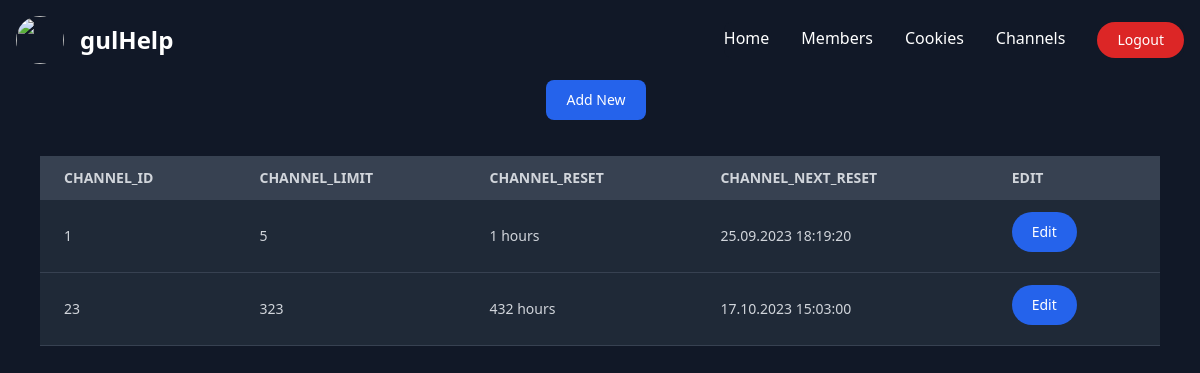
The app's page /channels/ (signed in), older data.
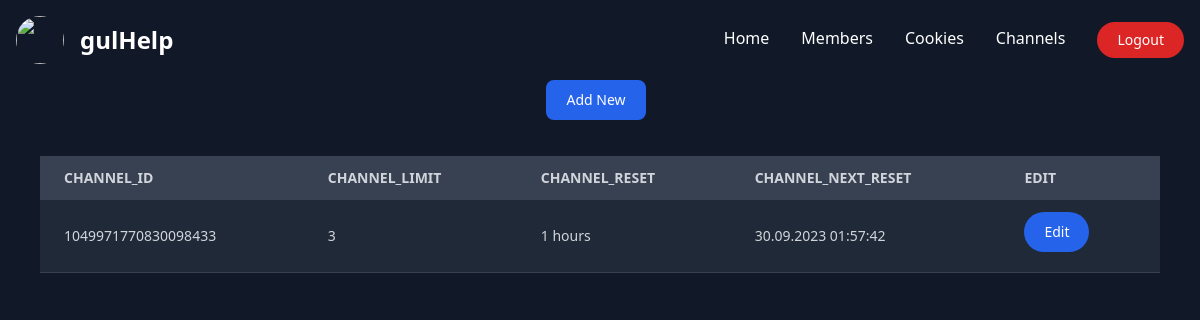
The same page, newer data.
### dashboard/models.py (models this page shows)
class Channel(models.Model):
    channel_id = models.IntegerField(unique=True)
    channel_limit = models.IntegerField()
    channel_reset = models.IntegerField()
    channel_next_reset = models.CharField(max_length=255)

### dashboard/views.py (the view)
# urls.py: path("channels/", login_required(views.channels), name="channels"),
def channels(request):
    context = {
        'channels' : Channel.objects.all()
    }
    return render(request, "channels.html", context)

### dashboard/templates/channels.html (shortened to what this page needs)
{% extends "master.html" %} {% block content %}
<div class="justify-center flex">
    <button
        id="channel-add-btn"
        type="button"
        class="text-white focus:ring-4 font-medium rounded-lg text-sm px-5 py-2.5 mr-2 mb-2 bg-blue-600 hover:bg-blue-700 focus:outline-none focus:ring-blue-800"
    >
        Add New
    </button>
</div>
<div id="main-channels-table" class="relative overflow-x-auto px-10 py-7">
    <table class="w-full text-sm text-left text-gray-500">
        <thead class="text-md text-gray-300 uppercase bg-gray-700">
            <tr>
                <th scope="col" class="px-6 py-3">channel_id</th>
                <th scope="col" class="px-6 py-3">channel_limit</th>
                <th scope="col" class="px-6 py-3">channel_reset</th>
                <th scope="col" class="px-6 py-3">channel_next_reset</th>
                <th scope="col" class="px-6 py-3">edit</th>
            </tr>
        </thead>
        <tbody id="main-tbody">
            {% for channel in channels %}
            <tr
                id="channel-{{ channel.pk}}"
                class="border-b bg-gray-800 border-gray-700 hover:bg-gray-600 text-gray-300"
            >
                <td class="px-6 py-4">{{ channel.channel_id }}</td>
                <td class="px-6 py-4">{{ channel.channel_limit }}</td>
                <td class="px-6 py-4">{{ channel.channel_reset }} hours</td>
                <td class="px-6 py-4">{{ channel.channel_next_reset }}</td>
                <td scope="col" class="px-6 py-3">
                    <button
                        data-ch-pk="{{ channel.pk }}"
                        data-ch-id="{{ channel.channel_id }}"
                        data-ch-limit="{{ channel.channel_limit }}"
                        data-ch-reset="{{ channel.channel_reset }}"
                        data-ch-next-reset="{{ channel.channel_next_reset }}"
                        type="button"
                        class="edit-btn text-white focus:outline-none focus:ring-4 font-medium rounded-full text-sm px-5 py-2.5 text-center mr-2 mb-2 bg-blue-600 hover:bg-blue-700 focus:ring-blue-800"
                    >
                        Edit
                    </button>
                </td>
            </tr>
            {% endfor %}
        </tbody>
    </table>
</div>
{% endblock %}

Row changes from the older to the newer data that the page shows:
removed Channel: channel_id "1", channel_limit "5", channel_reset "1", channel_next_reset "25.09.2023 18:19:20"
removed Channel: channel_id "23", channel_limit "323", channel_reset "432", channel_next_reset "17.10.2023 15:03:00"
added Channel: channel_id "1049971770830098433", channel_limit "3", channel_reset "1", channel_next_reset "30.09.2023 01:57:42"
